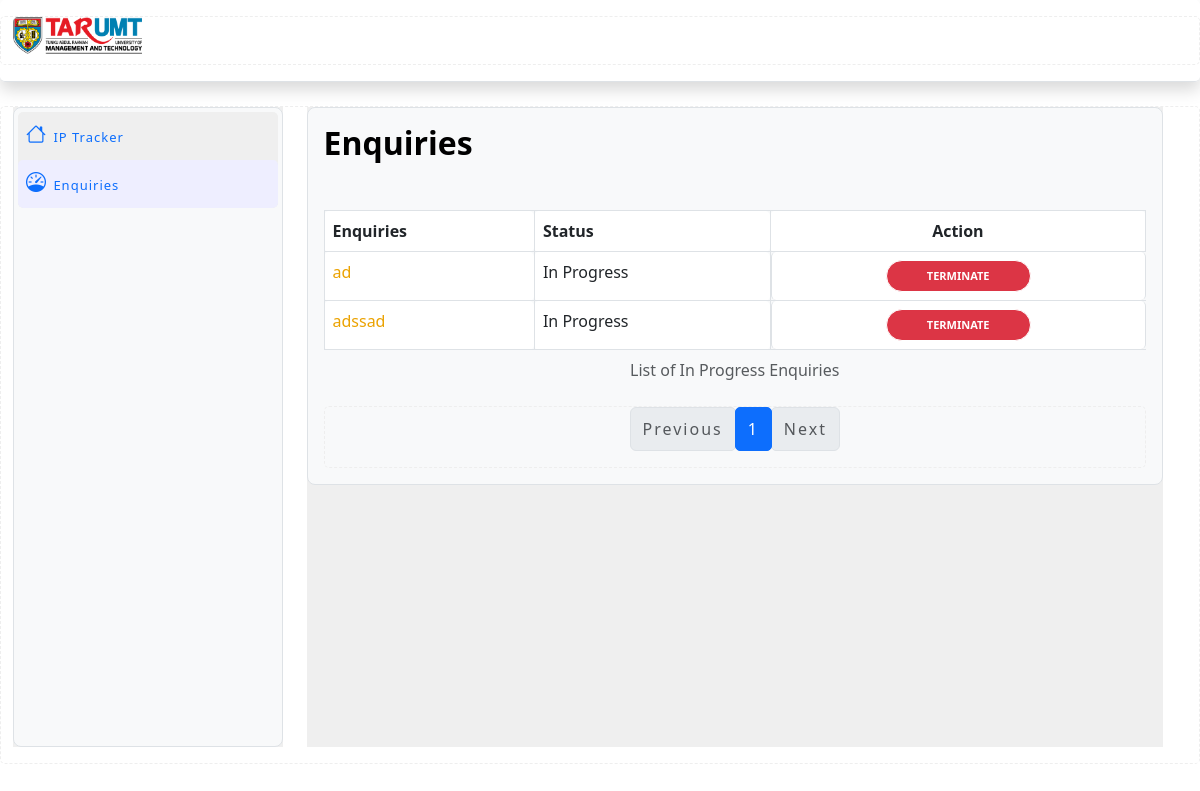
/adminEnquiry/1, run on an earlier commit of the app's database.
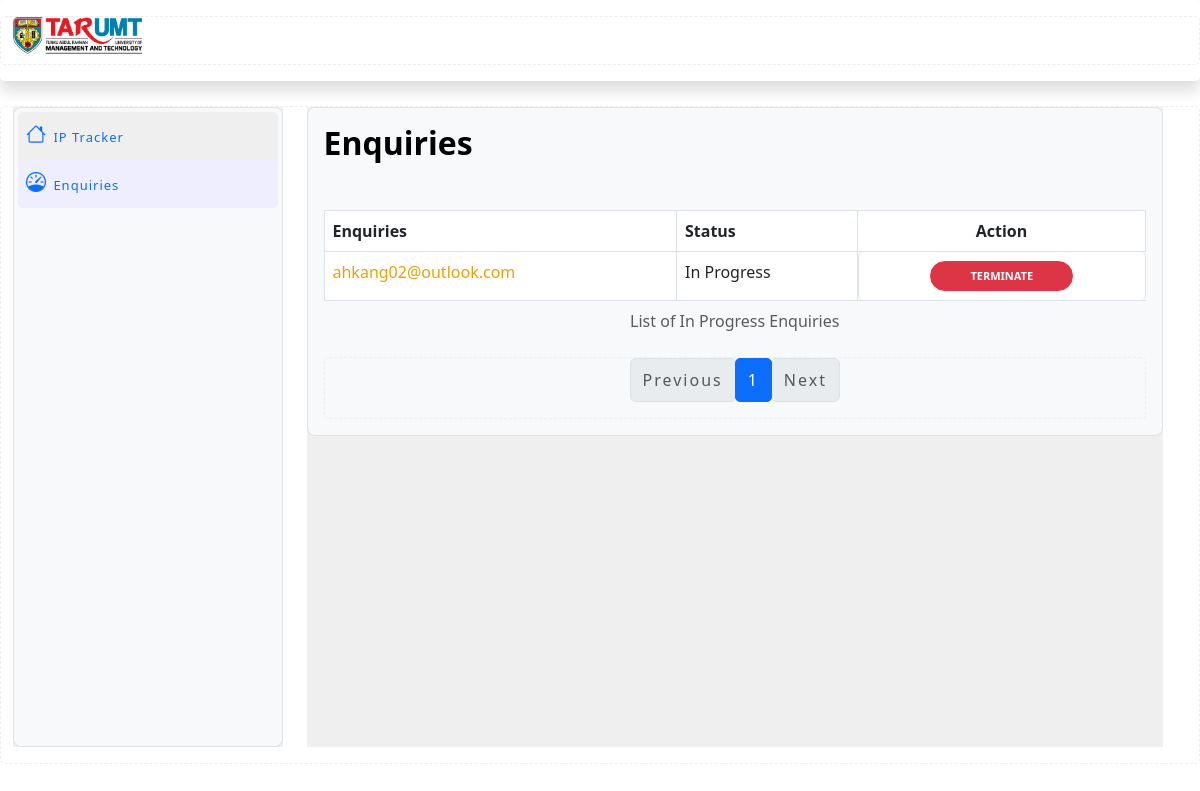
And on a later commit of the database.
### app.py (models this page shows)
class EnquiryRequest(db.Model):
    __tablename__ = "EnquiryRequest"
    chatId = db.Column(db.String(128), primary_key=True)
    chatTitle = db.Column(db.String(128), nullable=False)
    chatDetails = db.Column(db.String(500), nullable=False)
    userName = db.Column(db.String(128), nullable=False)
    userEmail = db.Column(db.String(128), nullable=False)
    status = db.Column(db.Boolean, nullable=False)

### app.py (the view)
@app.route('/adminEnquiry/<int:page_num>', methods=['GET', 'POST'])
def adminEnquiry(page_num):
    allEnquiry = EnquiryRequest.query.filter_by(status=True).paginate(per_page = 2, page = page_num, error_out = True)
    return render_template('admin-enquiry.html', allEnquiry=allEnquiry)

### templates/admin-enquiry.html (shortened to what the changed rows need)
<!DOCTYPE html>
<html lang="en">
<head>
  <link rel="stylesheet" href="https://cdnjs.cloudflare.com/ajax/libs/font-awesome/4.7.0/css/font-awesome.min.css" />
  <link href="{{ url_for('static', filename='assets/vendor/aos/aos.css')}}" rel="stylesheet" />
  <link href="{{ url_for('static', filename='assets/vendor/bootstrap/css/bootstrap.min.css')}}" rel="stylesheet" />
  <link href="{{ url_for('static', filename='assets/vendor/bootstrap-icons/bootstrap-icons.css')}}" rel="stylesheet" />
  <link href="{{ url_for('static', filename='assets/vendor/glightbox/css/glightbox.min.css')}}" rel="stylesheet" />
  <link href="{{ url_for('static', filename='assets/vendor/swiper/swiper-bundle.min.css')}}" rel="stylesheet" />
  <link href="{{ url_for('static', filename='assets/css/style.css')}}" rel="stylesheet" />
</head>
<body>
  <div class="container-fluid pb-3 flex-grow-1 d-flex flex-column flex-sm-row overflow-auto">
    <div class="row flex-grow-sm-1 flex-grow-0 w-100">
      <main class="col overflow-auto h-100">
        <div class="bg-light border rounded-3 p-3">
          <h2>Enquiries</h2>
          <table class="table table-hover table-bordered table-responsive mt-5">
            <caption class="text-center">List of In Progress Enquiries</caption>
            <thead>
              <th>Enquiries</th>
              <th>Status</th>
              <th class="text-center ">Action</th>
            </thead>
            <tbody>
              {% for en in allEnquiry.items %}
              <tr>
                <td><a href="{{url_for('enquiryChatAdmin', chatId=en.chatId)}}"
                    style="letter-spacing: normal;">{{en.chatTitle}}</a></td>
                <td>In Progress</td>
                <td class="d-flex justify-content-center "><button data-chatId="{{en.chatId}}"
                    class="btn btn-danger centered-button" type="button" style="height: 30px;"
                    onclick="removeChat(this)">Terminate</button></td>
              </tr>
              {% endfor %}
            </tbody>
          </table>
          <div class="container mt-2">
            <nav aria-label="Page navigation example">
              <ul class="pagination justify-content-center ">
            {% for page in allEnquiry.iter_pages() %}
              {% if page %}
                <li class="page-item {%if page == allEnquiry.page %} active {% endif %}"><a href="{{ url_for('adminEnquiry', page_num=page) }}" class="page-link">{{ page }}</a></li>
              {% else %}
              &nbsp;...&nbsp;
              {% endif %}
            {% endfor %}
            </ul>
            </nav>
            </div>
        </div>
      </main>
    </div>
  </div>
</body>
</html>

What changed in the data, as far as the page shows it:
no longer on this page (row edited): EnquiryRequest: chatTitle "ad"
no longer on this page (row edited): EnquiryRequest: chatTitle "adssad"
added EnquiryRequest: chatTitle "ahkang02@outlook.com"
